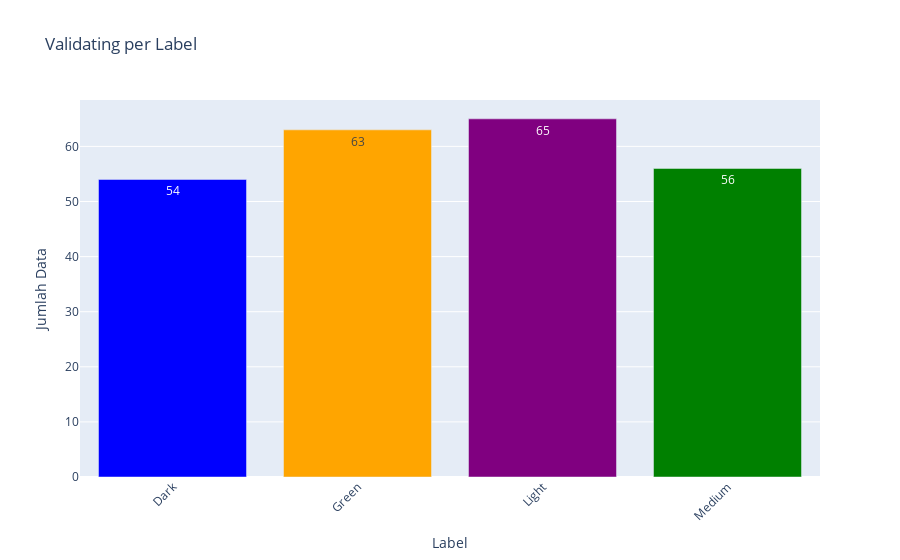

The notebook cell this image was saved under:
### Code cell
# Hitung jumlah data per label pada validating dataset
unique, counts = np.unique(y_val, return_counts=True)
print(f"Data Validating per Label:")
for i, (label, count) in enumerate(eye_disease_labels.items()):
    print(f"\t{label}\t: {counts[i]}")

print(f"Total Data Validating\t: {len(y_val)}")

# Visualisasi bar chart dengan plotly data validating dataset per label
# Define custom colors for each label
colors = ['blue', 'orange', 'purple', 'green', 'red'] 

fig = go.Figure(data=[go.Bar(
    x=list(eye_disease_labels.keys()),
    y=counts,
    marker_color=colors,  # Assign colors to bars
    text=counts,  # Add text labels
    textposition='auto'  
)])
fig.update_layout(
    title_text="Validating per Label",
    xaxis_title="Label",
    yaxis_title="Jumlah Data",
    xaxis_tickangle=-45,  # Rotate x-axis labels for better readability
)
fig.show()

### Figure 1 — Plotly figure (JSON) as saved in the notebook; plotly's stock layout.template omitted (floating-point values rounded to 4 significant figures)
{"data": [{"marker": {"color": ["blue", "orange", "purple", "green", "red"]}, "text": [54.0, 63.0, 65.0, 56.0], "textposition": "auto", "type": "bar", "x": ["Dark", "Green", "Light", "Medium"], "y": [54, 63, 65, 56]}], "layout": {"title": {"text": "Validating per Label"}, "xaxis": {"tickangle": -45, "title": {"text": "Label"}}, "yaxis": {"title": {"text": "Jumlah Data"}}}}
